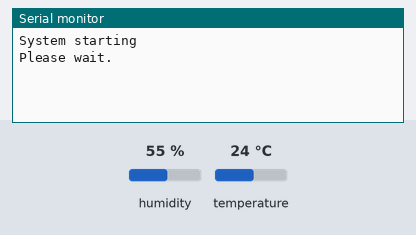
Recording of a sketch running on a simulated Arduino Uno, built with avr-gcc and run on an emulated ATmega328P. Shown: the last lines printed to the serial monitor. The inputs (shaded band) are chosen by the test bench; at power-on: humidity 55 %, temperature 24 °C.

Above: at 1.2 s.
1.3 s: humidity set to 22 %
At 16.0 s:
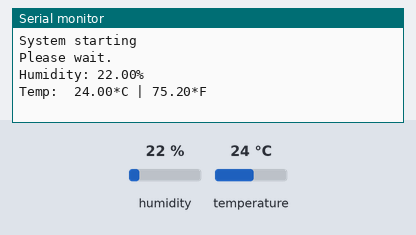
23.8 s: temperature set to 12 °C
At 31.0 s:
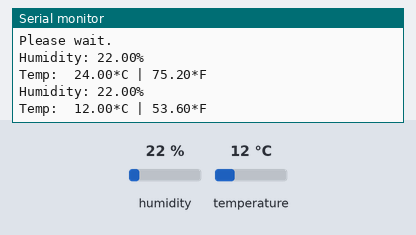
46.3 s: humidity set to 40 %
At 61.0 s:
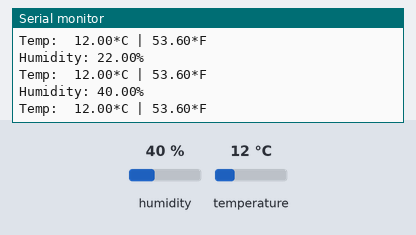

The sketch:

dht22_test_003.ino
```cpp
/*
 * File:    dht22_test_003.ino
 * Author:  Uncle RedBeard
 * Date:    22-DEC-2014
 * Desc:    reading temp and humidity from dht22
 *          print sensor readings to serial via get_tempRH() function
 */
#include <DHT.h>

#define DHTPIN 2
#define DHTTYPE DHT22

DHT dht(DHTPIN, DHTTYPE);

unsigned long interval = 15000;
unsigned long prevMillis = 0;

//----------------------------------------
void setup(){
  Serial.begin(9600);

  Serial.println("System starting");
  Serial.println("Please wait.\n");

  dht.begin();
}

//----------------------------------------
void get_tempRH(){
  float humidity = dht.readHumidity();
  float tempC = dht.readTemperature();
  float tempF = dht.readTemperature(true);

  if(isnan(humidity) || isnan(tempC) || isnan(tempF))  {

    Serial.println("\nFailed to read from DHT sensor");

  } else {

    Serial.print("Humidity: ");
    Serial.print(humidity);
    Serial.println("%");
    Serial.print("Temp:  ");
    Serial.print(tempC);
    Serial.print("*C | ");
    Serial.print(tempF);
    Serial.println("*F");

  }
}

//----------------------------------------
void loop(){
  if(((unsigned long)(millis() - prevMillis)) >= interval){

    prevMillis = millis();

    get_tempRH();
  }
}
```

Measured:
- after the input at 1.3 s, the serial monitor: prints a new line after 13.7 s (image 1)
- after the input at 23.8 s, the serial monitor: prints a new line after 6.2 s (image 2)
- after the input at 46.3 s, the serial monitor: prints a new line after 13.7 s (image 3)
